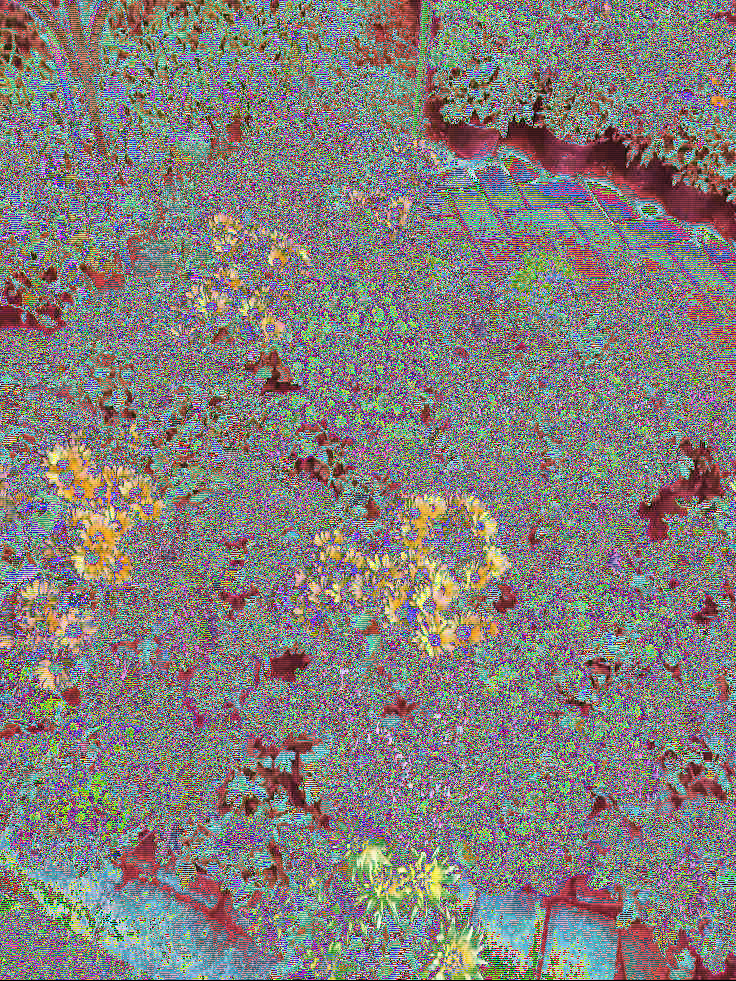
#> input picture enc.png, 736 x 981 px
$ python decrypt.py
#> lines starting #> are read from the running program, lines starting #| are printed output that depends on the picture
import imageio as img
import numpy as np
import matplotlib.pyplot as plt

def isOne(m):
    a = m[0][0]
    b = m[0][1]
    c = m[1][0]
    d = m[1][1]
    return (a*d) - (b*c)==1

def decrypt(image,m):
    if not isOne(m):
        return "Determinan Matriks harus 1"
    result = np.zeros_like(image)
    d = m[0][0]
    b = 256-m[0][1]
    c = 256-m[1][0]
    a = m[1][1]
    for i in range(0,image.shape[0]-1,2):
        for j in range(0,image.shape[1]):
            r1 = ((image[i,j,0] * a)+(image[i+1,j,0]*c))%256
            r2 = ((image[i,j,0] * b)+(image[i+1,j,0]*d))%256

            g1 = ((image[i,j,1] * a)+(image[i+1,j,0]*1))%256
            g2 = ((image[i,j,1] * b)+(image[i+1,j,0]*1))%256

            b1 = ((image[i,j,2] * a)+(image[i+1,j,0]*2))%256
            b2 = ((image[i,j,2] * b)+(image[i+1,j,0]*2))%256

            result[i,j,0]= r1
            result[i+1,j,0]= r2
            result[i,j,1]= g1
            result[i+1,j,1]= g2
            result[i,j,2]= b1
            result[i+1,j,2]= b2

    return result

image = img.imread("enc.png")
#> image is the input picture: shape (981, 736, 3); mean R, G, B 131, 126.6, 123.9
m = np.array([
    [3,2],
    [7,5]
])
imgDec = decrypt(image,m)
#> after the loop in decrypt, `for i in range(0,image.shape[0]-1,2):`:
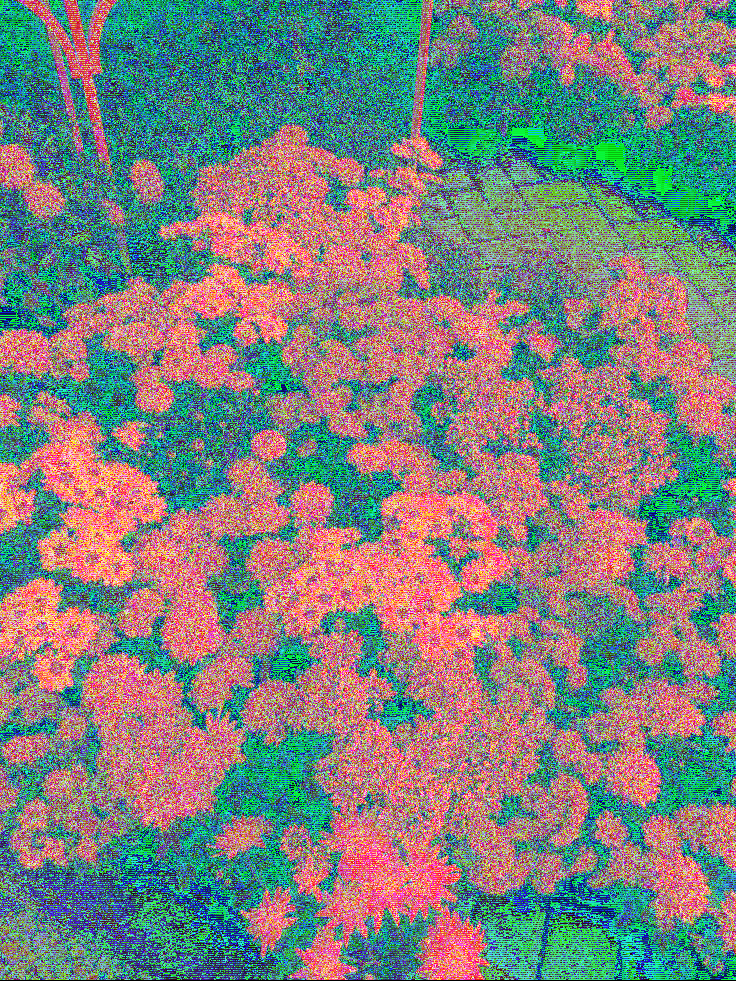
#> result: shape (981, 736, 3); mean R, G, B 126.8, 129.7, 126
plt.figure(figsize=(10,10))
plt.subplot(1,3,1)
plt.imshow(image)
plt.subplot(1,3,2)
plt.imshow(imgDec)
plt.show()
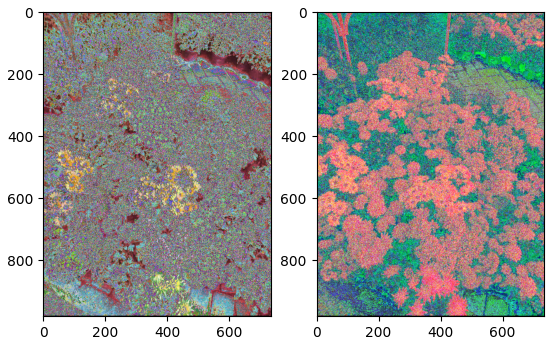
#> figure drawn by matplotlib, 2 panels
